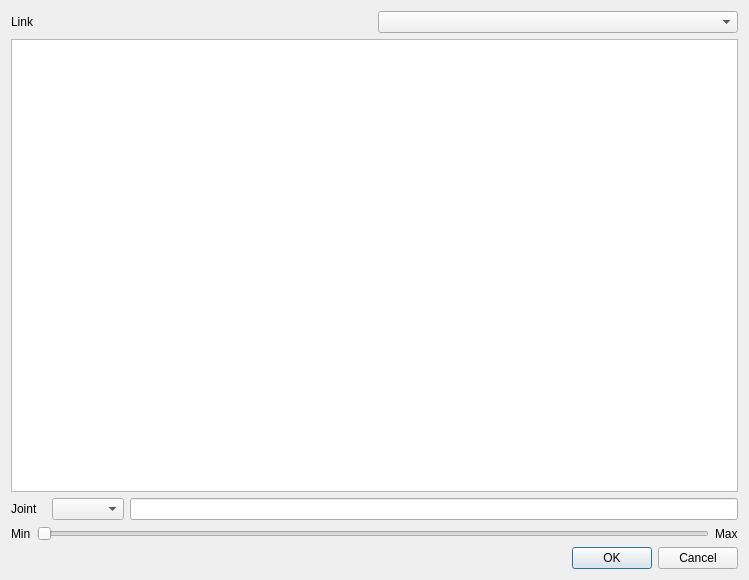
<?xml version="1.0" encoding="UTF-8"?>
<ui version="4.0">
 <class>LinkDialog</class>
 <widget class="QDialog" name="LinkDialog">
  <property name="geometry">
   <rect>
    <x>0</x>
    <y>0</y>
    <width>749</width>
    <height>580</height>
   </rect>
  </property>
  <property name="windowTitle">
   <string>Task</string>
  </property>
  <layout class="QVBoxLayout" name="verticalLayout">
   <item>
    <layout class="QHBoxLayout" name="horizontalLayout_2">
     <item>
      <widget class="QLabel" name="linkLabel">
       <property name="text">
        <string>Link</string>
       </property>
      </widget>
     </item>
     <item>
      <widget class="QComboBox" name="linkSelectBox"/>
     </item>
    </layout>
   </item>
   <item>
    <widget class="QTableWidget" name="taskTable">
     <property name="editTriggers">
      <set>QAbstractItemView::DoubleClicked</set>
     </property>
     <property name="showDropIndicator" stdset="0">
      <bool>false</bool>
     </property>
     <property name="dragDropOverwriteMode">
      <bool>false</bool>
     </property>
     <property name="selectionMode">
      <enum>QAbstractItemView::SingleSelection</enum>
     </property>
     <attribute name="horizontalHeaderStretchLastSection">
      <bool>true</bool>
     </attribute>
     <attribute name="verticalHeaderVisible">
      <bool>false</bool>
     </attribute>
    </widget>
   </item>
   <item>
    <layout class="QHBoxLayout" name="horizontalLayout_3">
     <item>
      <widget class="QLabel" name="jointLabel">
       <property name="text">
        <string>Joint</string>
       </property>
      </widget>
     </item>
     <item>
      <widget class="QComboBox" name="jointSelectBox"/>
     </item>
     <item>
      <widget class="QLineEdit" name="jointLineEdit">
       <property name="maximumSize">
        <size>
         <width>608</width>
         <height>16777215</height>
        </size>
       </property>
      </widget>
     </item>
    </layout>
   </item>
   <item>
    <layout class="QHBoxLayout" name="horizontalLayout_4">
     <item>
      <widget class="QLabel" name="qlLabel">
       <property name="text">
        <string>Min</string>
       </property>
      </widget>
     </item>
     <item>
      <widget class="QSlider" name="jointSlider">
       <property name="orientation">
        <enum>Qt::Horizontal</enum>
       </property>
      </widget>
     </item>
     <item>
      <widget class="QLabel" name="quLabel">
       <property name="text">
        <string>Max</string>
       </property>
      </widget>
     </item>
    </layout>
   </item>
   <item>
    <layout class="QHBoxLayout" name="horizontalLayout">
     <item>
      <spacer name="horizontalSpacer">
       <property name="orientation">
        <enum>Qt::Horizontal</enum>
       </property>
       <property name="sizeHint" stdset="0">
        <size>
         <width>40</width>
         <height>20</height>
        </size>
       </property>
      </spacer>
     </item>
     <item>
      <widget class="QDialogButtonBox" name="buttonBox">
       <property name="orientation">
        <enum>Qt::Horizontal</enum>
       </property>
       <property name="standardButtons">
        <set>QDialogButtonBox::Cancel|QDialogButtonBox::Ok</set>
       </property>
      </widget>
     </item>
    </layout>
   </item>
  </layout>
 </widget>
 <resources/>
 <connections>
  <connection>
   <sender>buttonBox</sender>
   <signal>accepted()</signal>
   <receiver>LinkDialog</receiver>
   <slot>accept()</slot>
   <hints>
    <hint type="sourcelabel">
     <x>248</x>
     <y>254</y>
    </hint>
    <hint type="destinationlabel">
     <x>157</x>
     <y>274</y>
    </hint>
   </hints>
  </connection>
  <connection>
   <sender>buttonBox</sender>
   <signal>rejected()</signal>
   <receiver>LinkDialog</receiver>
   <slot>reject()</slot>
   <hints>
    <hint type="sourcelabel">
     <x>316</x>
     <y>260</y>
    </hint>
    <hint type="destinationlabel">
     <x>286</x>
     <y>274</y>
    </hint>
   </hints>
  </connection>
 </connections>
</ui>
